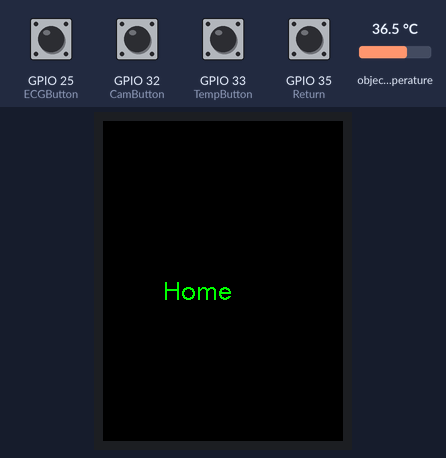
Simulated run of this sketch. Board: ESP32. Parts: 240×320 colour display. Inputs (shaded band) come from the test bench; at power-on: GPIO 25 (ECGButton), GPIO 32 (CamButton), GPIO 33 (TempButton), GPIO 35 (Return) HIGH, object temperature 36.5 °C.

Above: at 1.3 s.
1.4 s: GPIO 25 (ECGButton) pulled LOW for 0.15 s
At 2.5 s:
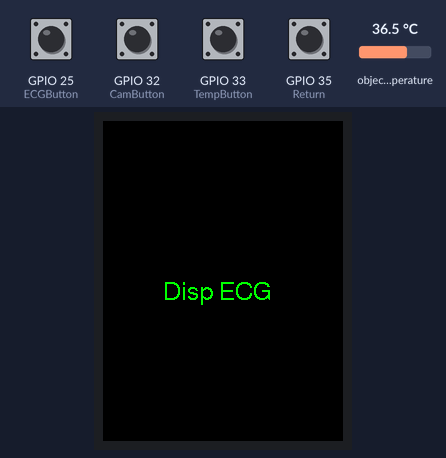
3.0 s: GPIO 35 (Return) pulled LOW for 0.15 s
At 3.7 s:
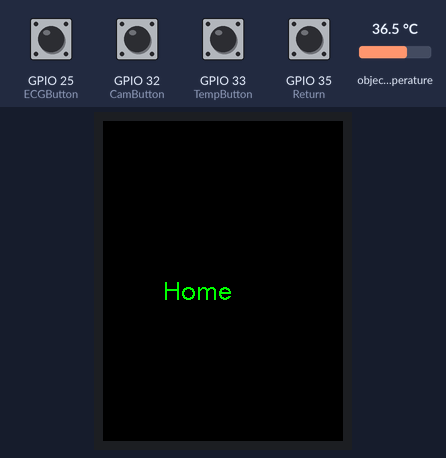
6.1 s: GPIO 32 (CamButton) pulled LOW for 0.15 s
At 6.7 s:
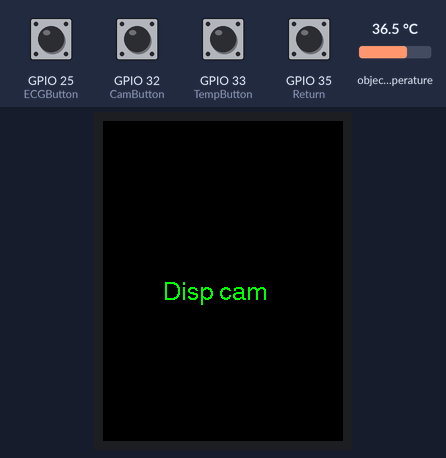
7.7 s: GPIO 35 (Return) pulled LOW for 1 s
At 9.0 s:
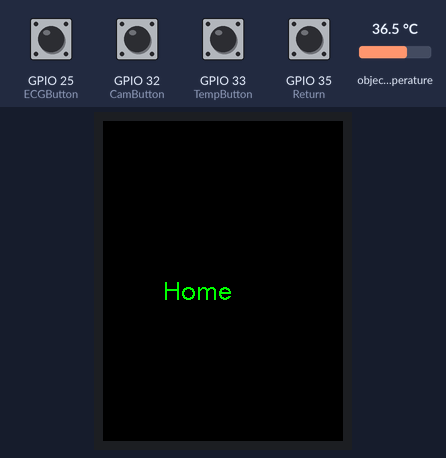
11.7 s: GPIO 33 (TempButton) pulled LOW for 0.15 s
At 13.1 s:
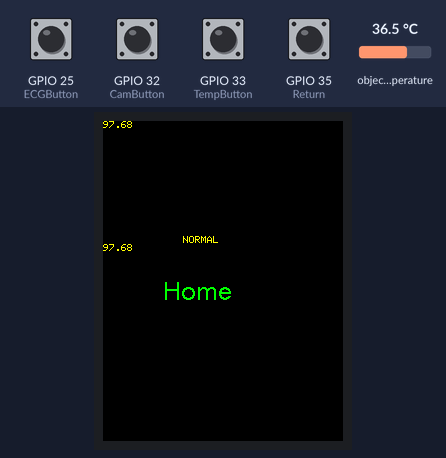
13.7 s: GPIO 35 (Return) pulled LOW for 0.15 s
At 14.9 s:
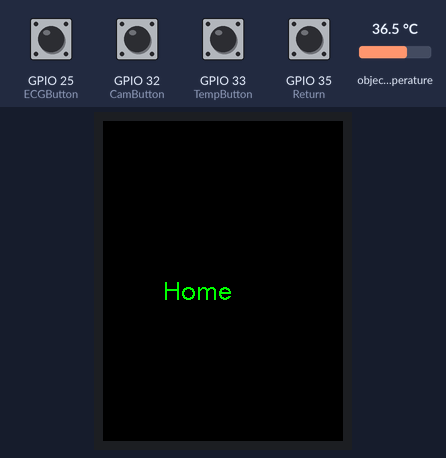
Timing chart, 0 to 16.7 s (numbered marks = the images above; inputs shaded):
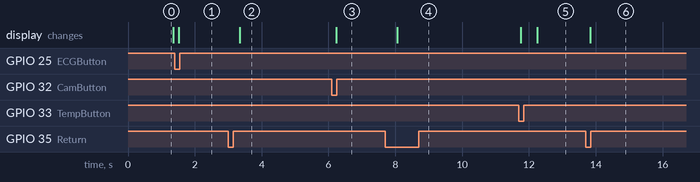

The sketch:

ECG_Temp.ino
```cpp
///////////////////////////////////////////////////////////////////////////////////   TFT Display
#include <TFT_eSPI.h>
#include <SPI.h>

#define BLACK 0x0000
#define BLUE 0x001F
#define RED 0xF800
#define GREEN 0x07E0
#define CYAN 0x07FF
#define MAGENTA 0xF81F
#define YELLOW 0xFFE0
#define WHITE 0xFFFF
TFT_eSPI tft = TFT_eSPI();  // Invoke library
///////////////////////////////////////////////////////////////////////////////////   Tempreature
#include <Adafruit_MLX90614.h>
Adafruit_MLX90614 mlx = Adafruit_MLX90614();

//////////////////////////////////////////////////////////////////////////////////
#define ECGButton 25
#define TempButton 33
#define CamButton 32
#define Return 35

boolean Flag = false;


void setup() {
  pinMode(ECGButton, INPUT_PULLUP);
  pinMode(TempButton, INPUT_PULLUP);
  pinMode(CamButton, INPUT_PULLUP);
  pinMode(Return, INPUT_PULLUP);

  attachInterrupt(Return, upFlag, FALLING);

  tft.init();
  tft.setRotation(6);
}

void upFlag()  // used for returning to home after Return button pressed
{
  Flag = true;
}

int chkBtn()  // checks button to select mode { ECG, Tempreature, etc}
{
  if (!digitalRead(ECGButton))
    return 1;
  else if (!digitalRead(TempButton))
    return 2;
  else if (!digitalRead(CamButton))
    return 3;
  else
    return 0;
}

void getTemp()
{
  while (1)
  {
    double temp = mlx.readObjectTempF();
    if (temp < 94)
    {
      tft.setTextColor(GREEN);
      tft.println(temp);
      tft.setCursor(80, 115);
      tft.println("Standby");
      delay(500);
    }
    else if (temp > 94 && temp < 100)
    {
      tft.setTextColor(YELLOW);
      tft.println(temp);

      tft.setCursor(80, 115);
      tft.println("NORMAL");
      delay(500);
    }
    else if (temp > 100)
    {
      tft.setTextColor(BLUE);
      tft.println(temp);
      tft.setCursor(80, 115);
      tft.println("FEVER !");
      delay(500);
    }

    //    tft.fillScreen(BLACK);
    //    tft.setTextColor(GREEN, BLACK); //font colour / bg colour
    //    tft.drawString("Disp Temp", 60, 160, 4);
    if (Flag == true)
      return;
  }
}

void getECG()
{
  while (1)
  {
    tft.fillScreen(BLACK);
    tft.setTextColor(GREEN, BLACK); //font colour / bg colour
    tft.drawString("Disp ECG", 60, 160, 4);
    if (Flag == true)
      return;
    delay(500);
  }
}

void getCam()
{
  while (1)
  {
    tft.fillScreen(BLACK);
    tft.setTextColor(GREEN, BLACK); //font colour / bg colour
    tft.drawString("Disp cam", 60, 160, 4);
    if (Flag == true)
      return;
    delay(500);
  }
}


void loop()
{
  if (Flag == true)
    Flag = false;

  tft.fillScreen(BLACK);
  tft.setTextColor(GREEN, BLACK); //font colour / bg colour
  tft.drawString("Home", 60, 160, 4);

  switch (chkBtn())
  {
    case 1:
      getECG();
      break;
    case 2:
      getTemp();
      break;
    case 3:
      getCam();
      break;
    default:
      break;
  }
}
```

Measured:
- after the input at 1.4 s, the display: changes after 0.12 s (image 1)
- after the input at 3.0 s, the display: changes after 0.34 s (image 2)
- after the input at 6.1 s, the display: changes after 0.13 s (image 3)
- after the input at 7.7 s, the display: changes after 0.36 s (image 4)
- after the input at 11.7 s, the display: first changes after 0.05 s (image 5 shows a later state)
- after the input at 13.7 s, the display: changes after 0.13 s (image 6)
